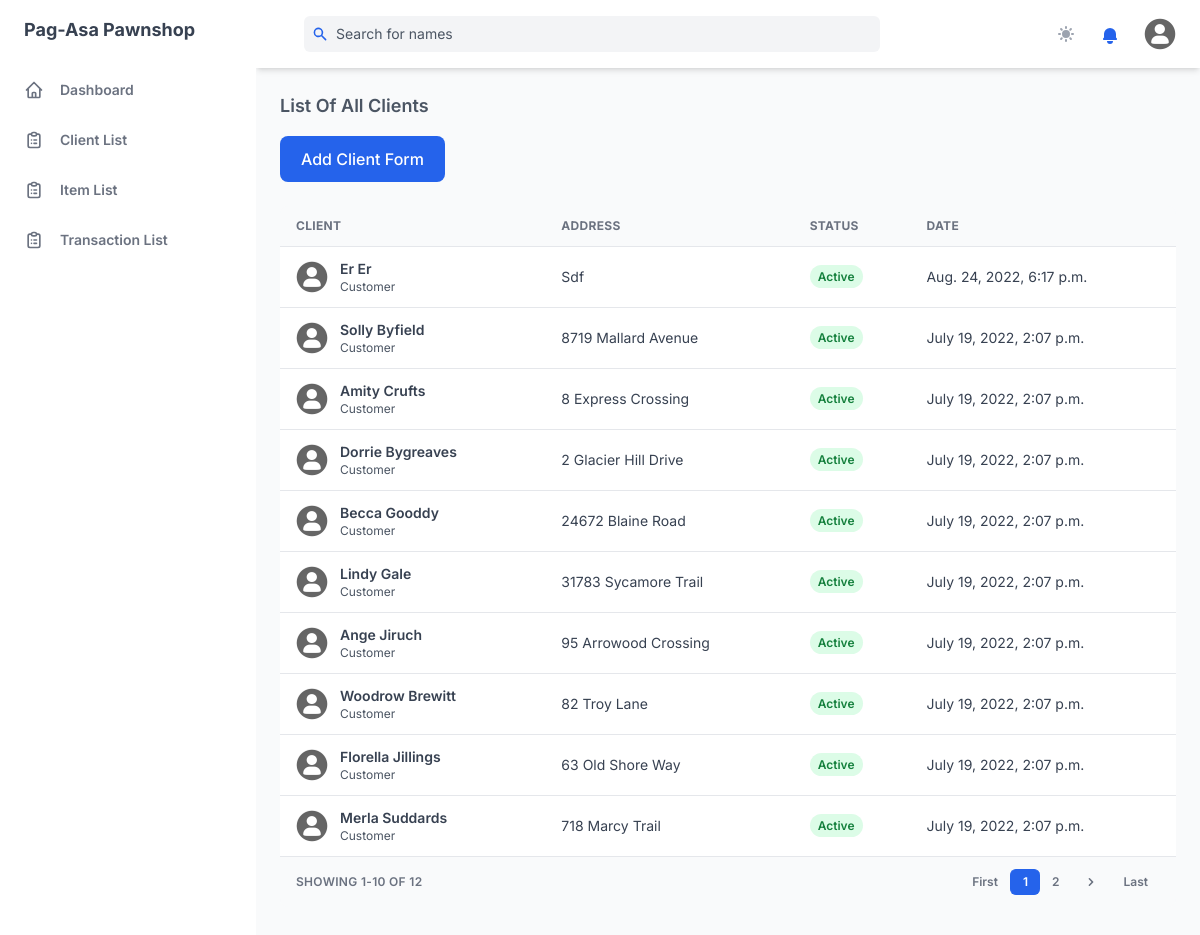
Screenshot of /client/list/ (signed in) with the database file from the repository.
### management_system/models.py (models this page shows, shortened)
class Client(models.Model):
    CLIENT_STATUS =  [
    ('active', 'Active'),
    ('inactive', 'Inactive'),
    ]
    first_name = models.CharField(max_length=255)
    last_name = models.CharField(max_length=255)
    middle_name = models.CharField(max_length=255, null=True, blank=True)
    address = models.TextField(max_length=500)
    contact_number = models.IntegerField()
    email_address = models.CharField(max_length=255, blank=True, null=True)
    status = models.CharField(max_length=10, choices=CLIENT_STATUS, default='active')
    created = models.DateTimeField(auto_now_add=True)
    updated = models.DateTimeField(auto_now=True)

### management_system/views.py (the view)
class ClientListView(LoginRequiredMixin, ListView):
    model = Client
    template_name = "client_list_full.html"
    paginate_by = 10
    context_object_name = 'clients'
    ordering = ['-created']
    def get_context_data(self, **kwargs):
        context = super(ClientListView, self).get_context_data(**kwargs)
        transactions = five_days_due_date(Transaction)
        context['count_notification'] = len(transactions)
        return context

### management_system/views.py (called while the page is built)
def five_days_due_date(model):
    transactions = model.objects.filter(
        Q(status='Renew') | Q(status='New'))
    e_list = []
    for transaction in transactions:
        expiration = transaction.due_date
        date_now = datetime.datetime.now().date()
        days = (expiration) - date_now
        if days.days <= 5 and days.days >= 0:
            e_list.append(transaction.id)
    five_days_before_expire = model.objects.filter(pk__in=e_list)
    return five_days_before_expire

### templates/client_list_full.html
{% extends 'base.html' %}
{% block content %}
    {% include 'components/client_list.html' %}
{% endblock%}

### templates/components/client_list.html (shortened to what this page needs)
{% load static %}
{% load mathfilters %}
<div id="content" class="mt-6">
  <h4 class="mb-4 text-lg font-semibold text-gray-600 dark:text-gray-300">
    List Of All Clients
  </h4>
  <div class="mb-6">
    <a href="{% url 'client_form' %}" hx-boost="true" hx-indicator="#my-indicator">
      <button
        class="px-5 py-3 font-medium leading-5 text-white transition-colors duration-150 bg-blue-600 border border-transparent rounded-lg active:bg-blue-600 hover:bg-blue-700 focus:outline-none focus:shadow-outline-blue"
      >
        Add Client Form
      </button>
    </a>
  </div>
  <div class="w-full overflow-hidden rounded-lg shadow-xs">
    <div class="w-full overflow-x-auto">
      <table class="w-full whitespace-no-wrap">
        <thead>
          <tr
            class="text-xs font-semibold tracking-wide text-left text-gray-500 uppercase border-b dark:border-gray-700 bg-gray-50 dark:text-gray-400 dark:bg-gray-800"
          >
            <th class="px-4 py-3">Client</th>
            <th class="px-4 py-3">Address</th>
            <th class="px-4 py-3">Status</th>
            <th class="px-4 py-3">Date</th>
          </tr>
        </thead>
        <tbody class="bg-white divide-y dark:divide-gray-700 dark:bg-gray-800">
          {% for client in clients %}
          <tr class="text-gray-700 dark:text-gray-400">
            <td class="px-4 py-3">
              <div class="flex items-center text-sm">
                <div class="relative hidden w-8 h-8 mr-3 rounded-full md:block">
                  <img
                    class="object-cover w-full h-full rounded-full"
                    src="{% static 'assets/img/default.png' %}"
                    alt=""
                    loading="lazy"
                  />
                  <div
                    class="absolute inset-0 rounded-full shadow-inner"
                    aria-hidden="true"
                  ></div>
                </div>
                <div>
                  <a hx-boost="true" href="{% url 'client_detail' client.pk %}" hx-indicator="#my-indicator">
                    <p class="font-semibold">
                      {{client.first_name|title}} {{client.last_name|title}}
                    </p>
                  </a>
                  <p class="text-xs text-gray-600 dark:text-gray-400">
                    Customer
                  </p>
                </div>
              </div>
            </td>
            <td class="px-4 py-3 text-sm">{{ client.address|title }}</td>
            <td class="px-4 py-3 text-xs">
              <span
                class="px-2 py-1 font-semibold leading-tight bg-green-100 rounded-full dark:text-green-100 {% if client.status == 'active'%}text-green-700 dark:bg-green-700{% else %}text-red-600 dark:bg-red-600{% endif %}"
              >
               {{client.status|title}}
              </span>
            </td>
            <td class="px-4 py-3 text-sm">{{ client.created }}</td>
          </tr>
          {% endfor %}
        </tbody>
      </table>
    </div>
    <div
      class="grid px-4 py-3 text-xs font-semibold tracking-wide text-gray-500 uppercase border-t dark:border-gray-700 bg-gray-50 sm:grid-cols-9 dark:text-gray-400 dark:bg-gray-800"
    >
      <span class="flex items-center col-span-3">
        Showing {% if page_obj.number > 1%}{{page_obj.number|sub:1}}{% endif %}1-{% if page_obj.number == page_obj.paginator.num_pages%}{{page_obj.paginator.count}}{%else%}{{page_obj.number|mul:10}}{%endif%} of {{page_obj.paginator.count}}
      </span>
      <span class="col-span-2"></span>
      <span class="flex col-span-4 mt-2 sm:mt-auto sm:justify-end">
        <nav aria-label="Table navigation">
          <ul class="inline-flex items-center">
              <a href="?page=1" hx-boost="true">
              <li>
                <button
                class="px-3 py-1 rounded-md rounded-l-lg focus:outline-none focus:shadow-outline-blue"
                aria-label="Previous"
                >
                First
                </button>
              </li>
            </a>
            {% for num in page_obj.paginator.page_range %}
            {% if page_obj.number == num %}
            <li>
              <a href="?page={{ num }}">
                <button
                  class="px-3 py-1 text-white transition-colors duration-150 bg-blue-600 border border-r-0 border-blue-600 rounded-md focus:outline-none focus:shadow-outline-blue"
                >
                  {{ num }}
                </button>
              </a>
            </li>
            {% elif num > page_obj.number|add:'-3' and num < page_obj.number|add:'3' %}
            <li>
              <a href="?page={{ num }}" hx-boost="true">
                <button
                  class="px-3 py-1 rounded-md focus:outline-none focus:shadow-outline-blue"
                >
                  {{ num }}
                </button>
              </a>
            </li>
            {% endif %}
            {% endfor %}
            {% if page_obj.has_next %}
            <li>
              <a hx-boost="true" href="?page={{ page_obj.next_page_number }}">
                <button
                  class="px-3 py-1 rounded-md rounded-r-lg focus:outline-none focus:shadow-outline-blue"
                  aria-label="Next"
                >
                  <svg
                    class="w-4 h-4 fill-current"
                    aria-hidden="true"
                    viewBox="0 0 20 20"
                  >
                    <path
                      d="M7.293 14.707a1 1 0 010-1.414L10.586 10 7.293 6.707a1 1 0 011.414-1.414l4 4a1 1 0 010 1.414l-4 4a1 1 0 01-1.414 0z"
                      clip-rule="evenodd"
                      fill-rule="evenodd"
                    ></path>
                  </svg>
                </button>
              </a>
            </li>
            {% endif %}
          <li>
            <a href="?page={{page_obj.paginator.num_pages}}" hx-boost="true">
              <button
              class="px-3 py-1 rounded-md rounded-l-lg focus:outline-none focus:shadow-outline-blue"
              aria-label="Previous"
              >
              Last
              </button>
            </a>
          </li>
          </ul>
        </nav>
      </span>
    </div>
  </div>
</div>

### static/css/print.css (style rules this page uses)
a:link { text-decoration: none; }

### rows the page displays
Client: first_name "Er", last_name "Er", address "Sdf", status "Active", created "Aug. 24, 2022, 6:17 p.m."
Client: first_name "Solly", last_name "Byfield", address "8719 Mallard Avenue", status "Active", created "July 19, 2022, 2:07 p.m."
Client: first_name "Amity", last_name "Crufts", address "8 Express Crossing", status "Active", created "July 19, 2022, 2:07 p.m."
Client: first_name "Dorrie", last_name "Bygreaves", address "2 Glacier Hill Drive", status "Active", created "July 19, 2022, 2:07 p.m."
Client: first_name "Becca", last_name "Gooddy", address "24672 Blaine Road", status "Active", created "July 19, 2022, 2:07 p.m."
Client: first_name "Lindy", last_name "Gale", address "31783 Sycamore Trail", status "Active", created "July 19, 2022, 2:07 p.m."
Client: first_name "Ange", last_name "Jiruch", address "95 Arrowood Crossing", status "Active", created "July 19, 2022, 2:07 p.m."
Client: first_name "Woodrow", last_name "Brewitt", address "82 Troy Lane", status "Active", created "July 19, 2022, 2:07 p.m."
Client: first_name "Florella", last_name "Jillings", address "63 Old Shore Way", status "Active", created "July 19, 2022, 2:07 p.m."
Client: first_name "Merla", last_name "Suddards", address "718 Marcy Trail", status "Active", created "July 19, 2022, 2:07 p.m."

### other values shown
{{ page_obj.number|mul:10 }} "10"
{{ page_obj.paginator.count }} "12"
{{ num }} "1"
{{ num }} "2"
